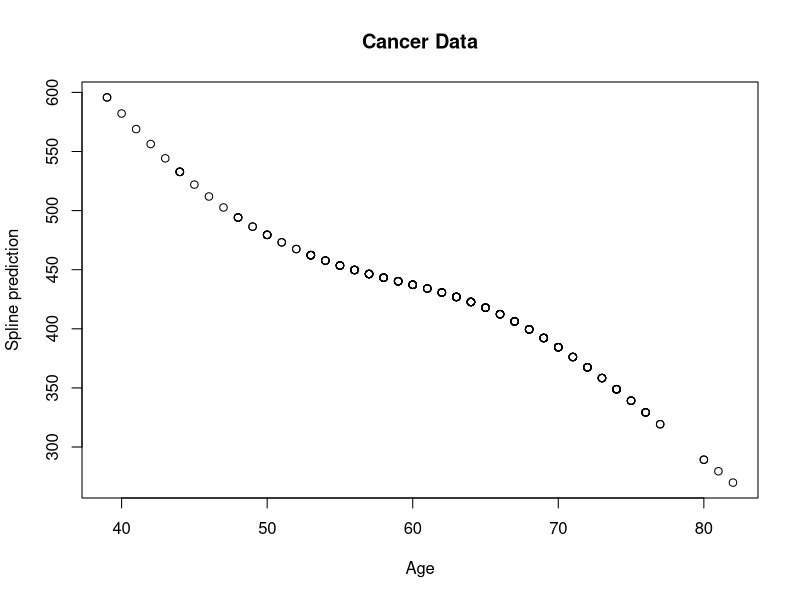

Here is the R script that generated this plot:
library(survival)


### Name: pspline
### Title: Smoothing splines using a pspline basis
### Aliases: pspline psplineinverse
### Keywords: survival

### ** Examples

lfit6 <- survreg(Surv(time, status)~pspline(age, df=2), cancer)
plot(cancer$age, predict(lfit6), xlab='Age', ylab="Spline prediction")
title("Cancer Data")
fit0 <- coxph(Surv(time, status) ~ ph.ecog + age, cancer)
fit1 <- coxph(Surv(time, status) ~ ph.ecog + pspline(age,3), cancer)
fit3 <- coxph(Surv(time, status) ~ ph.ecog + pspline(age,8), cancer)
fit0
fit1
fit3
